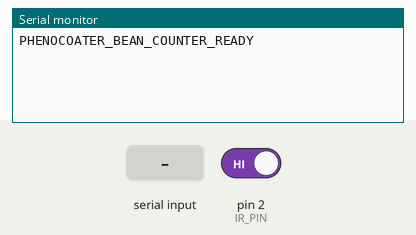
Recording of a sketch running on a simulated Arduino Uno, built with avr-gcc and run on an emulated ATmega328P. Shown: the last lines printed to the serial monitor. Inputs (shaded band) come from the test bench; at power-on: pin 2 (IR_PIN) HIGH.

Above: at 1.2 s.
1.3 s: "START_SAMPLE\n" received over Serial
At 2.5 s:
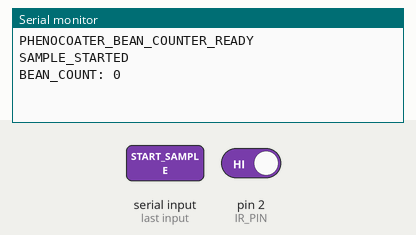
2.8 s: "STOP_SAMPLE\n" received over Serial
At 3.9 s:
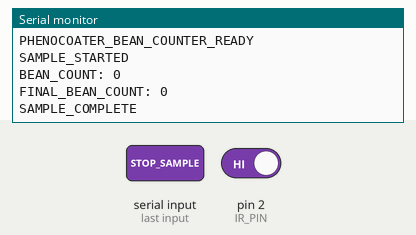

The sketch:

as7265x.ino
```cpp
/*
  PhenoCoater IR Bean Counter
  IR sensor OUT -> Arduino pin 2
  Serial baud rate: 115200

  Commands:
    START_SAMPLE -> Reset count and start counting
    STOP_SAMPLE  -> Stop counting and report final count
*/

#include <string.h>

const byte IR_PIN = 2;
const int DETECTED_STATE = LOW;
const unsigned long DEBOUNCE_MS = 40;
const unsigned long COUNT_COOLDOWN_MS = 1500;
const size_t COMMAND_BUFFER_SIZE = 24;

unsigned long beanCount = 0;
bool sampleActive = false;
bool countCooldownActive = false;

int lastRawState = HIGH;
int stableState = HIGH;
unsigned long lastChangeTime = 0;
unsigned long lastBeanCountTime = 0;

char commandBuffer[COMMAND_BUFFER_SIZE];
size_t commandLength = 0;

void startSample() {
  beanCount = 0;
  sampleActive = true;

  stableState = digitalRead(IR_PIN);
  lastRawState = stableState;
  lastChangeTime = millis();
  countCooldownActive = false;

  Serial.println("SAMPLE_STARTED");
  Serial.println("BEAN_COUNT: 0");
}

void stopSample() {
  if (!sampleActive) {
    return;
  }

  sampleActive = false;

  Serial.print("FINAL_BEAN_COUNT: ");
  Serial.println(beanCount);
  Serial.println("SAMPLE_COMPLETE");
}

void readCommands() {
  while (Serial.available() > 0) {
    const char incoming = static_cast<char>(Serial.read());

    if (incoming == '\r') {
      continue;
    }

    if (incoming == '\n') {
      commandBuffer[commandLength] = '\0';

      if (strcmp(commandBuffer, "START_SAMPLE") == 0) {
        startSample();
      } else if (strcmp(commandBuffer, "STOP_SAMPLE") == 0) {
        stopSample();
      }

      commandLength = 0;
    } else if (commandLength < COMMAND_BUFFER_SIZE - 1) {
      commandBuffer[commandLength++] = incoming;
    } else {
      commandLength = 0;
    }
  }
}

void setup() {
  pinMode(IR_PIN, INPUT_PULLUP);
  Serial.begin(115200);

  stableState = digitalRead(IR_PIN);
  lastRawState = stableState;
  lastChangeTime = millis();

  Serial.println("PHENOCOATER_BEAN_COUNTER_READY");
}

void loop() {
  readCommands();

  if (!sampleActive) {
    return;
  }

  const int rawState = digitalRead(IR_PIN);

  if (rawState != lastRawState) {
    lastRawState = rawState;
    lastChangeTime = millis();
  }

  if (millis() - lastChangeTime >= DEBOUNCE_MS &&
      rawState != stableState) {
    stableState = rawState;

    if (stableState == DETECTED_STATE) {
      if (!countCooldownActive) {
        beanCount++;
        lastBeanCountTime = millis();
        countCooldownActive = true;

        Serial.print("BEAN_COUNT: ");
        Serial.println(beanCount);
      }
    }
  }

  if (countCooldownActive &&
      stableState != DETECTED_STATE &&
      millis() - lastBeanCountTime >= COUNT_COOLDOWN_MS) {
    countCooldownActive = false;
  }
}
```

Measured:
- after the input at 1.3 s, the serial monitor: prints a new line at once (image 1)
- after the input at 2.8 s, the serial monitor: prints a new line at once (image 2)
